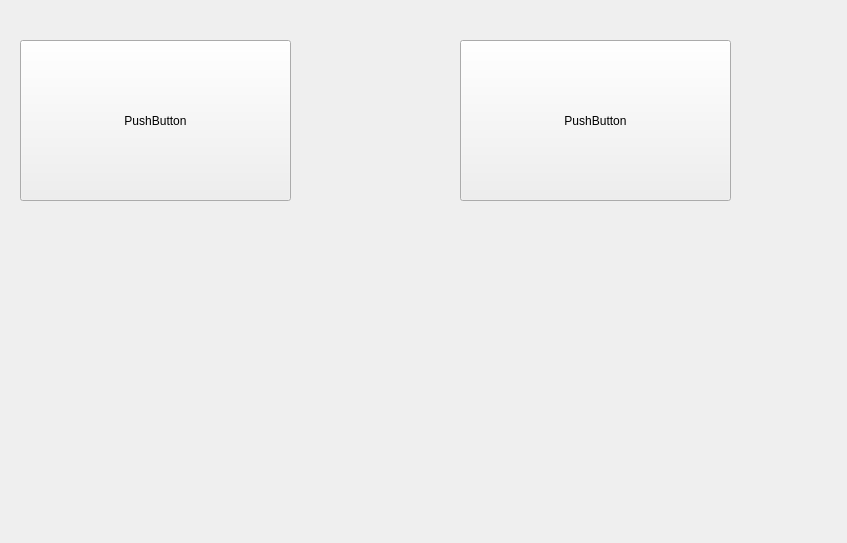
<?xml version="1.0" encoding="UTF-8"?>
<ui version="4.0">
 <class>MainWindow</class>
 <widget class="QMainWindow" name="MainWindow">
  <property name="geometry">
   <rect>
    <x>0</x>
    <y>0</y>
    <width>847</width>
    <height>543</height>
   </rect>
  </property>
  <property name="windowTitle">
   <string>Form1</string>
  </property>
  <widget class="QWidget" name="centralwidget">
   <widget class="QPushButton" name="pushButton">
    <property name="geometry">
     <rect>
      <x>20</x>
      <y>40</y>
      <width>271</width>
      <height>161</height>
     </rect>
    </property>
    <property name="text">
     <string>PushButton</string>
    </property>
   </widget>
   <widget class="QPushButton" name="pushButton_2">
    <property name="geometry">
     <rect>
      <x>460</x>
      <y>40</y>
      <width>271</width>
      <height>161</height>
     </rect>
    </property>
    <property name="text">
     <string>PushButton</string>
    </property>
   </widget>
   <widget class="testwidget" name="widget" native="true">
    <property name="geometry">
     <rect>
      <x>149</x>
      <y>289</y>
      <width>411</width>
      <height>191</height>
     </rect>
    </property>
   </widget>
  </widget>
 </widget>
 <customwidgets>
  <customwidget>
   <class>testwidget</class>
   <extends>QWidget</extends>
   <header>testwindow.h</header>
   <container>1</container>
  </customwidget>
 </customwidgets>
 <resources/>
 <connections/>
</ui>
